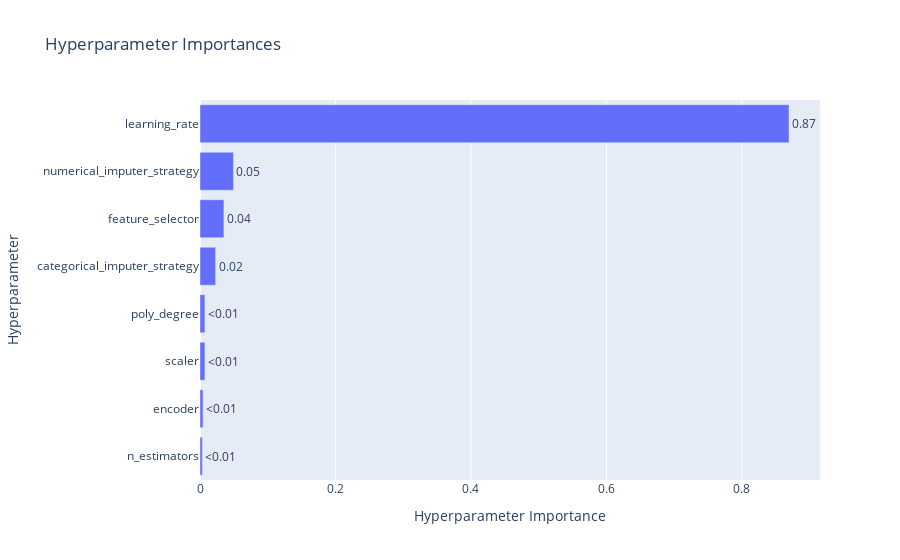

The cell this chart's notebook holds for it:
### Code cell
ov.plot_param_importances(AdaBoostRegressor_study)

### Figure 1 — Plotly figure (JSON) as saved in the notebook; plotly's stock layout.template omitted (floating-point values rounded to 4 significant figures)
{"data": [{"cliponaxis": false, "hovertemplate": ["n_estimators (IntDistribution): 0.0034788077695160125<extra></extra>", "encoder (CategoricalDistribution): 0.004488003769395585<extra></extra>", "scaler (CategoricalDistribution): 0.007216483675838329<extra></extra>", "poly_degree (IntDistribution): 0.0072523633843203554<extra></extra>", "categorical_imputer_strategy (CategoricalDistribution): 0.02308458595700039<extra></extra>", "feature_selector (CategoricalDistribution): 0.03535156411807183<extra></extra>", "numerical_imputer_strategy (CategoricalDistribution): 0.04939650851513305<extra></extra>", "learning_rate (FloatDistribution): 0.8697316828107244<extra></extra>"], "name": "Objective Value", "orientation": "h", "text": ["<0.01", "<0.01", "<0.01", "<0.01", "0.02", "0.04", "0.05", "0.87"], "textposition": "outside", "type": "bar", "x": [0.003479, 0.004488, 0.007216, 0.007252, 0.02308, 0.03535, 0.0494, 0.8697], "y": ["n_estimators", "encoder", "scaler", "poly_degree", "categorical_imputer_strategy", "feature_selector", "numerical_imputer_strategy", "learning_rate"]}], "layout": {"title": {"text": "Hyperparameter Importances"}, "xaxis": {"title": {"text": "Hyperparameter Importance"}}, "yaxis": {"title": {"text": "Hyperparameter"}}}}
